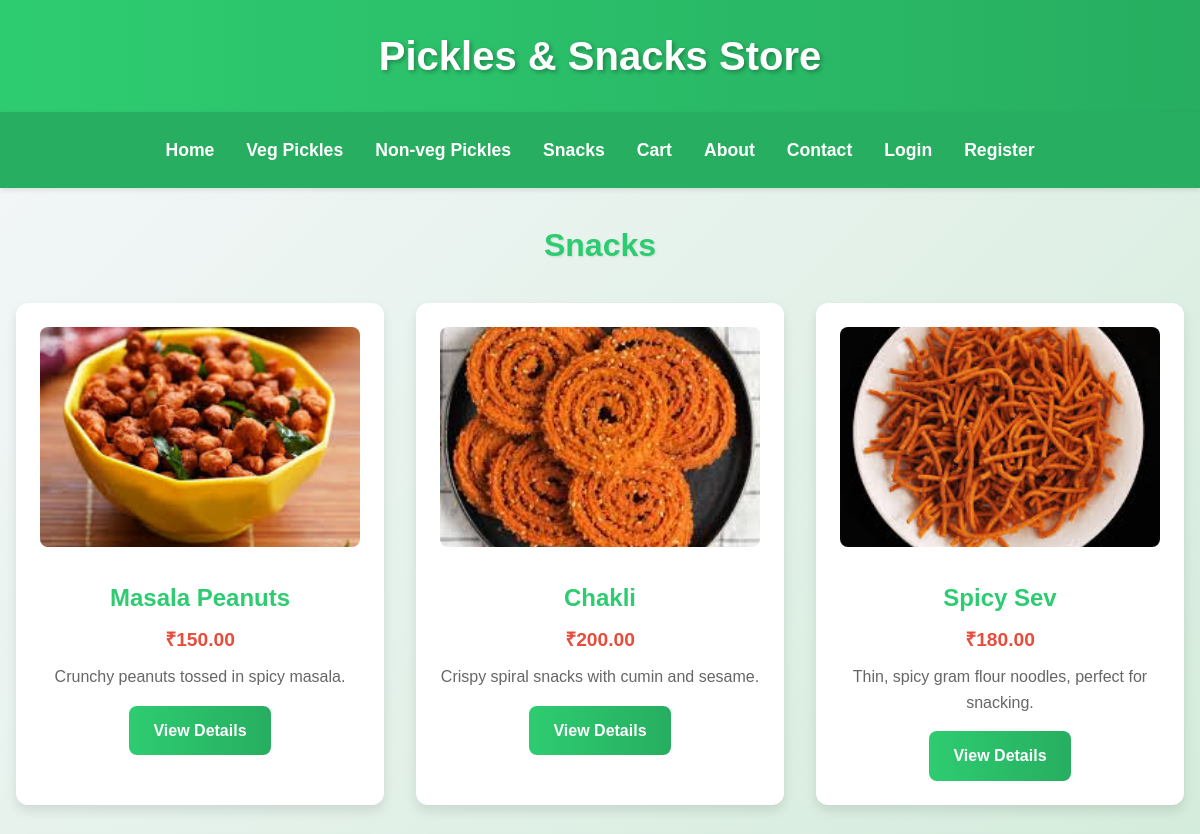
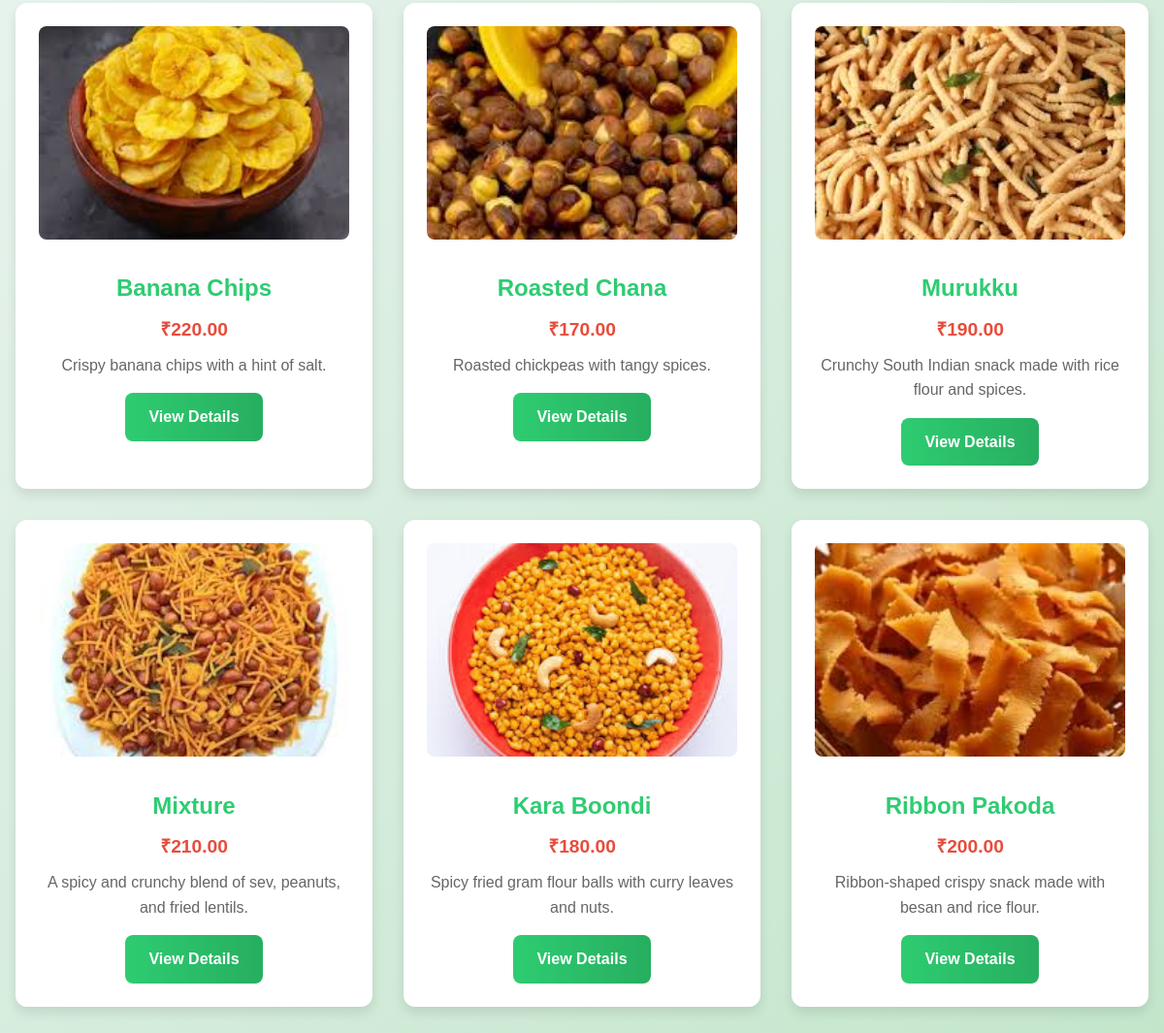
/snacks, run on the app's committed database (2 pictures, top to bottom).
### app.py (models this page shows)
class Product(db.Model):
    id = db.Column(db.Integer, primary_key=True)
    name = db.Column(db.String(100), nullable=False)
    price = db.Column(db.Float, nullable=False)
    description = db.Column(db.Text, nullable=False)
    image = db.Column(db.String(100), nullable=False)
    category = db.Column(db.String(50), nullable=False)

### app.py (the view)
@app.route('/snacks')
def snacks():
    products = Product.query.filter_by(category="Snacks").all()
    return render_template('snacks.html', products=products)

### templates/snacks.html (shortened to what this page needs)
{% extends "base.html" %}
{% block content %}
    <h2>Snacks</h2>
    <div class="product-grid">
        {% for product in products %}
            <div class="product-card">
                <img src="{{ url_for('static', filename='images/' + product.image) }}" alt="{{ product.name }}">
                <h3>{{ product.name }}</h3>
                <p class="price">₹{{ "%.2f" % product.price }}</p>
                <p>{{ product.description }}</p>
                <a href="{{ url_for('product_detail', id=product.id) }}" class="btn">View Details</a>
            </div>
        {% endfor %}
    </div>
{% endblock %}

### templates/base.html (style rules this page uses)
* { margin: 0; padding: 0; box-sizing: border-box; }
body { font-family: 'Arial', sans-serif; background: linear-gradient(135deg, #f5f7fa, #c3e6cb); color: #333; line-height: 1.6; }
.btn { display: inline-block; padding: 0.75rem 1.5rem; background: linear-gradient(to right, #2ecc71, #27ae60); color: white; text-decoration: none; border-radius: 8px; font-weight: bold; transition: background 0.3s ease, transform 0.3s ease; cursor: pointer; border: none; }

### templates/snacks.html (style rules this page uses)
.product-grid { display: grid; grid-template-columns: repeat(auto-fill, minmax(280px, 1fr)); gap: 2rem; margin: 2rem 0; }
.product-card { background: white; border-radius: 12px; padding: 1.5rem; box-shadow: 0 6px 12px rgba(0,0,0,0.1); transition: transform 0.3s ease, box-shadow 0.3s ease; text-align: center; }
.product-card img { width: 100%; height: 220px; object-fit: cover; border-radius: 8px; margin-bottom: 1rem; }
.product-card h3 { color: #2ecc71; font-size: 1.5rem; margin: 0.5rem 0; }
.product-card .price { color: #e74c3c; font-size: 1.2rem; font-weight: bold; margin-bottom: 0.5rem; }
.product-card p { color: #666; font-size: 1rem; margin-bottom: 1rem; }
h2 { color: #2ecc71; text-align: center; font-size: 2rem; margin-bottom: 2rem; text-shadow: 1px 1px 2px rgba(0,0,0,0.1); }

### data on the page
Product: image (picture), name "Masala Peanuts", price "150.00", description "Crunchy peanuts tossed in spicy masala."
Product: image (picture), name "Chakli", price "200.00", description "Crispy spiral snacks with cumin and sesame."
Product: image (picture), name "Spicy Sev", price "180.00", description "Thin, spicy gram flour noodles, perfect for snacking."
Product: image (picture), name "Banana Chips", price "220.00", description "Crispy banana chips with a hint of salt."
Product: image (picture), name "Roasted Chana", price "170.00", description "Roasted chickpeas with tangy spices."
Product: image (picture), name "Murukku", price "190.00", description "Crunchy South Indian snack made with rice flour and spices."
Product: image (picture), name "Mixture", price "210.00", description "A spicy and crunchy blend of sev, peanuts, and fried lentils."
Product: image (picture), name "Kara Boondi", price "180.00", description "Spicy fried gram flour balls with curry leaves and nuts."
Product: image (picture), name "Ribbon Pakoda", price "200.00", description "Ribbon-shaped crispy snack made with besan and rice flour."
